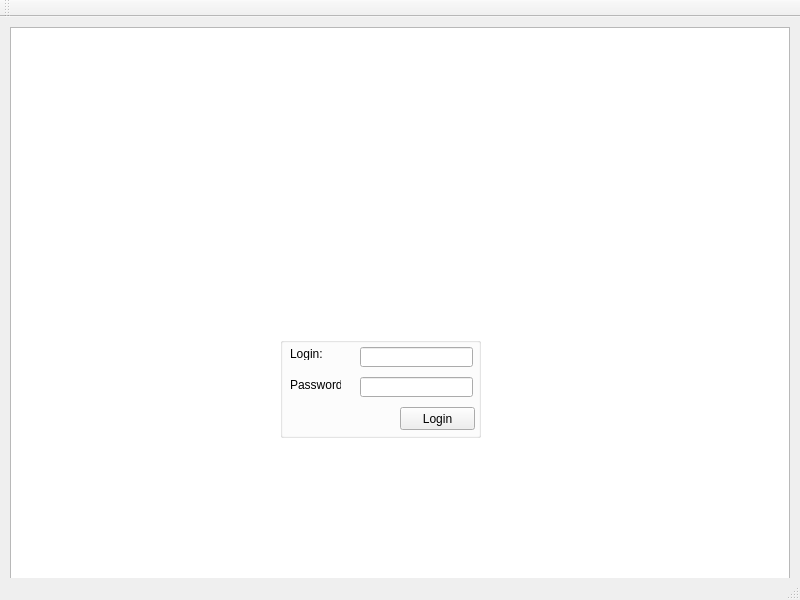
<?xml version="1.0" encoding="UTF-8"?>
<ui version="4.0">
 <class>MainWindow</class>
 <widget class="QMainWindow" name="MainWindow">
  <property name="geometry">
   <rect>
    <x>0</x>
    <y>0</y>
    <width>800</width>
    <height>600</height>
   </rect>
  </property>
  <property name="windowTitle">
   <string>MainWindow</string>
  </property>
  <widget class="QWidget" name="centralWidget">
   <widget class="QListView" name="listView">
    <property name="geometry">
     <rect>
      <x>10</x>
      <y>10</y>
      <width>780</width>
      <height>580</height>
     </rect>
    </property>
   </widget>
   <widget class="QGroupBox" name="groupBox">
    <property name="geometry">
     <rect>
      <x>280</x>
      <y>320</y>
      <width>201</width>
      <height>101</height>
     </rect>
    </property>
    <property name="title">
     <string/>
    </property>
    <widget class="QLabel" name="label">
     <property name="geometry">
      <rect>
       <x>10</x>
       <y>10</y>
       <width>47</width>
       <height>13</height>
      </rect>
     </property>
     <property name="text">
      <string>Login:</string>
     </property>
    </widget>
    <widget class="QLabel" name="label_2">
     <property name="geometry">
      <rect>
       <x>10</x>
       <y>40</y>
       <width>51</width>
       <height>16</height>
      </rect>
     </property>
     <property name="text">
      <string>Password:</string>
     </property>
    </widget>
    <widget class="QLineEdit" name="lineEdit_Login">
     <property name="geometry">
      <rect>
       <x>80</x>
       <y>10</y>
       <width>113</width>
       <height>20</height>
      </rect>
     </property>
    </widget>
    <widget class="QLineEdit" name="lineEdit_Password">
     <property name="geometry">
      <rect>
       <x>80</x>
       <y>40</y>
       <width>113</width>
       <height>20</height>
      </rect>
     </property>
    </widget>
    <widget class="QPushButton" name="LoginButton">
     <property name="geometry">
      <rect>
       <x>120</x>
       <y>70</y>
       <width>75</width>
       <height>23</height>
      </rect>
     </property>
     <property name="text">
      <string>Login</string>
     </property>
    </widget>
   </widget>
  </widget>
  <widget class="QMenuBar" name="menuBar">
   <property name="geometry">
    <rect>
     <x>0</x>
     <y>0</y>
     <width>800</width>
     <height>21</height>
    </rect>
   </property>
  </widget>
  <widget class="QToolBar" name="mainToolBar">
   <attribute name="toolBarArea">
    <enum>TopToolBarArea</enum>
   </attribute>
   <attribute name="toolBarBreak">
    <bool>false</bool>
   </attribute>
  </widget>
  <widget class="QStatusBar" name="statusBar"/>
 </widget>
 <layoutdefault spacing="6" margin="11"/>
 <resources/>
 <connections/>
</ui>
